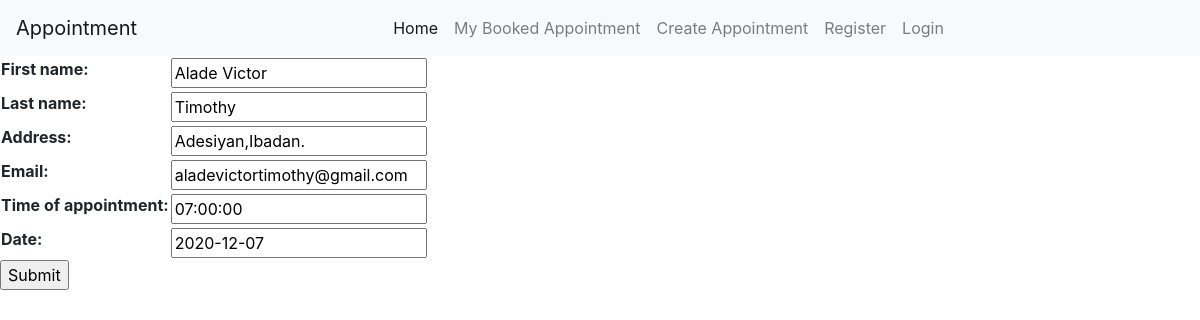
The page /record/appointment/27/update/ on the database its author committed.
### record/models.py (models this page shows, shortened)
class CreateAppointment(models.Model):
    first_name = models.CharField(max_length=30)
    last_name = models.CharField(max_length=30)
    address = models.CharField(max_length=30)
    email = models.EmailField('email', blank=True)
    time_of_appointment = models.TimeField()
    date = models.DateField()

### record/views.py (the view)
# urls.py: path('appointment/<int:pk>/update/', views.CreateAppointmentUpdate.as_view(), name='appointment-update'),
class CreateAppointmentUpdate(UpdateView):
    model = CreateAppointment
    fields = '__all__'

### templates/record/createappointment_form.html (shortened to what this page needs)
{% extends "base_generic.html" %}
{% block content %}
  <form action="" method="post">
    <table>
    {{ form.as_table }}
    </table>
    <input type="submit" value="Submit">
  </form>
{% endblock %}

### rows shown on the page
CreateAppointment: first_name "Alade Victor", last_name "Timothy", address "Adesiyan,Ibadan.", email "aladevictortimothy@gmail.com", time_of_appointment "07:00:00", date "2020-12-07"
